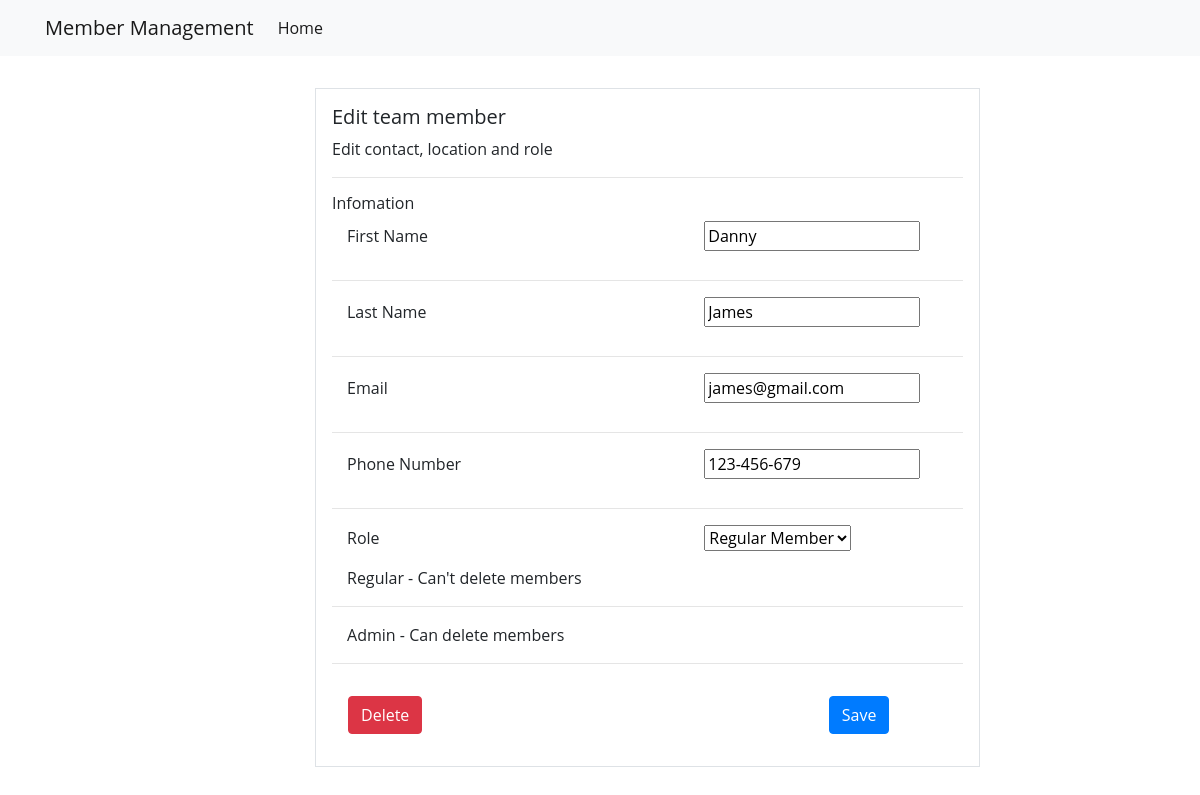
Screenshot of /edit/20/ with the database file from the repository.
### membermanagementapp/models.py (models this page shows, shortened)
class Member(models.Model):
    first_name  = models.CharField(max_length=50)
    last_name   = models.CharField(max_length=50)
    email  = models.EmailField(max_length=70,blank=True)
    phone_number  = models.CharField(max_length=50,blank=True,null=True)
    role = models.CharField(max_length=50, blank=True, null=True, choices=role_choice, default='Regular Member')

### membermanagementapp/views.py (the view)
# urls.py: path('edit/<int:pk>/', MemberUpdate.as_view(), name='membermangement-edit-item'),
class MemberUpdate(UpdateView):
    model = Member
    context_object_name = 'form'
    fields = '__all__'
    success_url = reverse_lazy('membermangement-index')
    template_name = 'membermanagementapp/editMember.html'
    def get_context_data(self, **kwargs):
        context = super().get_context_data(**kwargs)
        context['member_by_id'] =  Member.objects.get(id=self.kwargs['pk'])
        return context

### membermanagementapp/templates/membermanagementapp/editMember.html (shortened to what this page needs)
{% extends 'partials/base.html' %} {% block content %}
<h5>Edit team member</h5>
<p>Edit contact, location and role</p>
<form method="POST">
  <hr />
  <h6>Infomation</h6>
  <div>
    <label for="validationDefault01" class="col-md-7 mb-3">First Name</label>
    {{ form.first_name}}
  </div>
  <hr />
  <div>
    <label for="validationDefault02" class="col-md-7 mb-3">Last Name</label>
    {{ form.last_name}}
  </div>
  <hr />
  <div>
    <label for="validationDefault02" class="col-md-7 mb-3">Email</label>
    {{ form.email}}
  </div>
  <hr />
  <div>
    <label for="validationDefault02" class="col-md-7 mb-3">Phone Number</label>
    {{ form.phone_number}}
  </div>
  <hr />
  <label class="col-md-7 mb-3">Role </label>
  {{ form.role}}
  <div>
    <div class="col-sm-10">
      <label class="form-check-label" for="gridRadios1">
        Regular - Can't delete members
      </label>
    </div>
    <hr />
    <div class="col-sm-10">
      <label class="form-check-label" for="gridRadios2">
        Admin - Can delete members
      </label>
    </div>
  </div>
  <hr />
  <div class="row p-3">
    <div class="col-md-9 mr-4">
      <a class="btn btn-danger " href="{% url 'membermangement-delete-item' member_by_id.id %}">Delete</a>
    </div>
      <button type="submit" class="btn btn-primary">Save</button>
  </div>
</form>
{% endblock %}

### membermanagementapp/templates/partials/base.html (style rules this page uses)
body { font-family: 'Open Sans', sans-serif; }

### rows the page displays
Member: first_name "Danny", last_name "James", email "james@gmail.com", phone_number "123-456-679", role "Regular Member"
